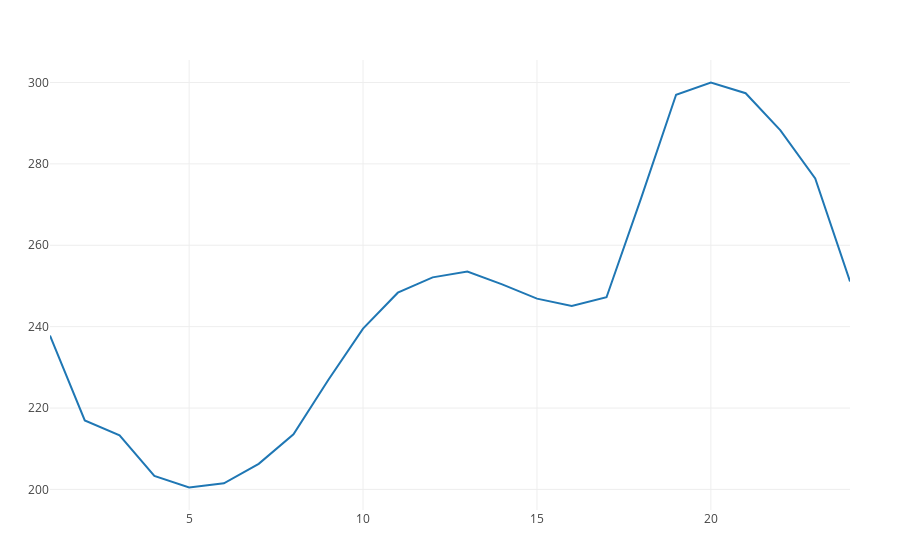

Notebook source saved alongside this figure:
### Markdown cell above
Time Series also can be easily plotted (In the near future we expect to have a better way to plot Time Series and Power Systems)

### Code cell
plot(loads5_DA[1].maxactivepower*values(loads5_DA[1].scalingfactor))

### Figure 1 — Plotly figure (JSON) as saved in the notebook; plotly's stock layout.template omitted (floating-point values rounded to 4 significant figures)
{"data": [{"type": "scatter", "x": [1, 2, 3, 4, 5, 6, 7, 8, 9, 10, 11, 12, 13, 14, 15, 16, 17, 18, 19, 20, 21, 22, 23, 24], "y": [237.8, 217.0, 213.3, 203.3, 200.5, 201.5, 206.3, 213.5, 226.9, 239.5, 248.4, 252.1, 253.5, 250.4, 246.9, 245.1, 247.2, 271.7, 297.0, 300, 297.4, 288.3, 276.4, 251.1]}], "layout": {"margin": {"b": 50, "l": 50, "r": 50, "t": 60}}}
